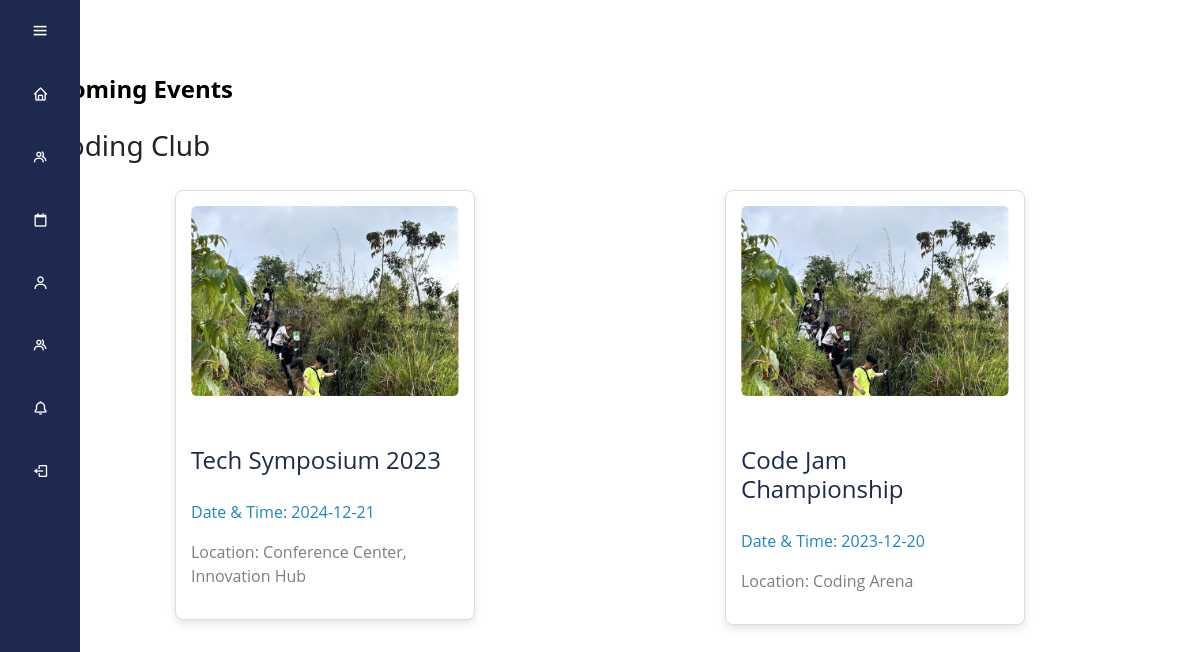
The page /subscription.php (signed in) on the database as committed earlier.
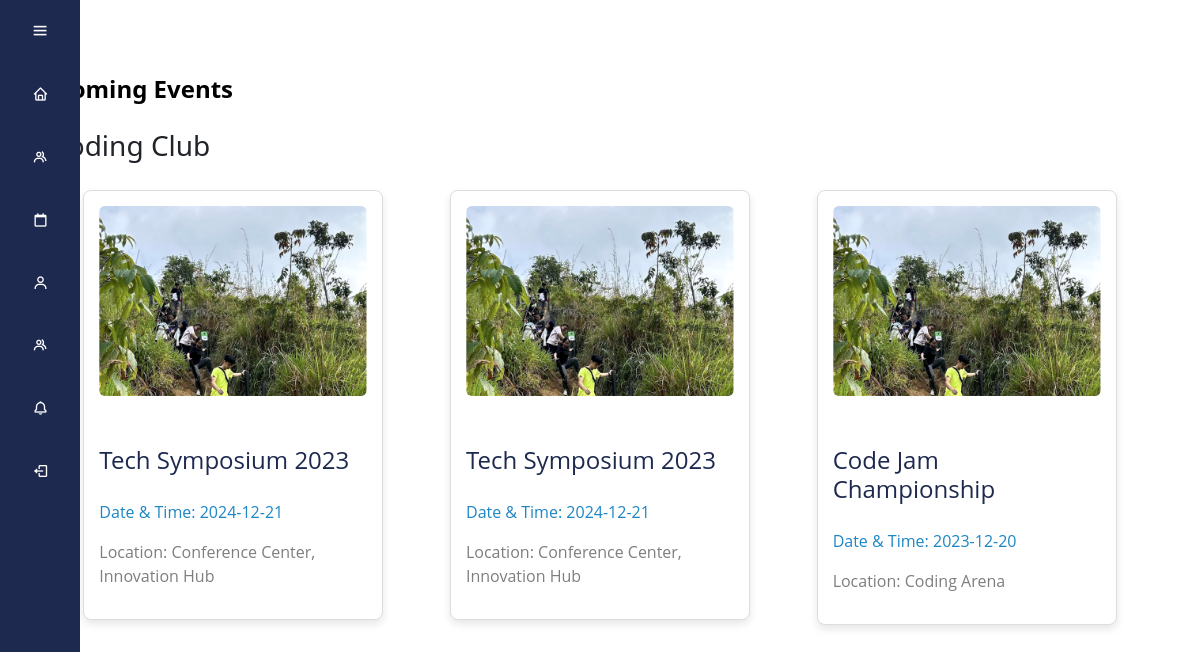
The same page on the database as committed later.
### tables this page shows
CREATE TABLE `events` (
  `id` int(11) NOT NULL,
  `event_title` varchar(255) NOT NULL,
  `event_venue` varchar(255) NOT NULL,
  `start_time` time NOT NULL,
  `end_time` time NOT NULL,
  `start_date` date NOT NULL,
  `end_date` date NOT NULL,
  `event_image_path` varchar(255) DEFAULT NULL,
  `event_description` text NOT NULL,
  `club_id` int(11) NOT NULL,
  `user_id` int(11) DEFAULT NULL
);

### logic_controller.php (called while the page is built, shortened)
<?php
function getJoinedClubs($user_id, $conn) {
    $joinedClubsSql = "SELECT clubs.id, clubs.club_name
                    FROM memberships
                    JOIN clubs ON memberships.club_id = clubs.id
                    WHERE memberships.user_id = $user_id";
    $joinedClubsResult = $conn->query($joinedClubsSql);
    if ($joinedClubsResult && $joinedClubsResult->num_rows > 0) {
        $clubs = [];
        while ($clubRow = $joinedClubsResult->fetch_assoc()) {
            $clubs[] = [
                'id' => $clubRow['id'],
                'club_name' => htmlspecialchars($clubRow['club_name']),
            ];
        }
        return $clubs;
    } else {
        return [];
    }
}
function getUpcomingEventsByClub($user_id, $conn) {
    $upcomingEventsByClub = [];
    $joinedClubs = getJoinedClubs($user_id, $conn);
    foreach ($joinedClubs as $club) {
        $club_id = $club['id'];
        $club_name = $club['club_name'];
        $upcomingEventsSql = "SELECT events.*, clubs.club_name
            FROM events
            JOIN clubs ON events.club_id = clubs.id
            WHERE events.club_id = $club_id AND events.start_date > NOW()
            ORDER BY events.start_date DESC
            LIMIT 5";
        $upcomingEventsResult = $conn->query($upcomingEventsSql);
        if ($upcomingEventsResult && $upcomingEventsResult->num_rows > 0) {
            $events = [];
            while ($eventRow = $upcomingEventsResult->fetch_assoc()) {
                $events[] = [
                    'id' => $eventRow['id'],
                    'event_image_path' => htmlspecialchars($eventRow['event_image_path']),
                    'event_title' => $eventRow['event_title'],
                    'start_date' => $eventRow['start_date'],
                    'event_venue' => $eventRow['event_venue'],
                    'club_name' => $eventRow['club_name'],
                ];
            }
            $upcomingEventsByClub[$club_name] = $events;
        }
    }
    return $upcomingEventsByClub;
    var_dump($upcomingEventsByClub);
}
?>

### subscription.php (the view, shortened to what this page needs)
<?php
require_once('Part/db_controller.php');
require_once('Part/navbar.php');
require_once('logic_controller.php');
if (isset($_SESSION['username']) && isset($_SESSION['user_id'])) {
    $user_id = $_SESSION['user_id'];
}
$joinedClubs = getJoinedClubs($user_id, $conn);
$upcomingEventsByClub = getUpcomingEventsByClub($user_id, $conn);
?>
<!DOCTYPE html>
<html lang="en">
<head>
    <link rel="stylesheet" href="style.css">
    <link rel="stylesheet" href="https://stackpath.bootstrapcdn.com/font-awesome/4.7.0/css/font-awesome.min.css">
</head>
<body>
    <div class="page-container">
        <div class="single-container">
        <h2 class="field-name">Upcoming Events</h2>
        <?php
        if (!empty($upcomingEventsByClub)) { ?>
            <div class="section-container">
                <?php foreach ($upcomingEventsByClub as $clubName => $clubEvents) { ?>
                    <h3 class="club-name"><?= $clubName ?></h3>
                    <div class="event-container">
                        <?php foreach ($clubEvents as $event) { ?>
                            <a href="event_single.php?id=<?= $event['id']; ?>">
                                <div class="event-card">
                                    <img src="<?= $event['event_image_path']; ?>" alt="Event Image">
                                    <h2 class="title"><?= $event['event_title']; ?></h2>
                                    <p class="date">Date & Time: <?= $event['start_date']; ?></p>
                                    <p class="location">Location: <?= $event['event_venue']; ?></p>
                                </div>
                            </a>
                        <?php } ?>
                    </div>
                <?php } ?>
            </div>
        <?php } else {
            echo '<p>No upcoming events for joined clubs.</p>';
        } ?>
    </div>
</body>
</html>

### Part/navbar.php (shortened to what this page needs)
<!DOCTYPE html>
<html lang="en">
<head>
    <link rel="stylesheet" href="https://cdn.jsdelivr.net/npm/bootstrap@4.0.0/dist/css/bootstrap.min.css">
    <link href='https://unpkg.com/boxicons@2.1.4/css/boxicons.min.css' rel='stylesheet'>
</head>
<body>
    <div class="sidebar">
        <div class="top">
            <i class="bx bx-menu" id="btn"></i>
        </div>
        <ul>
            <li>
                <a href="index.php">
                    <i class='bx bx-home'></i>
                </a>
            </li>
            <li>
                <a href="clubs.php">
                    <i class='bx bx-group'></i>
                </a>
            </li>
            <li>
                <a href="events.php">
                    <i class='bx bx-calendar-alt'></i>
                </a>
            </li>
            <?php
            if (isset($_SESSION['username'])) {
                echo "
                    <li>
                        <a href='profile.php'>
                            <i class='bx bx-user'></i>
                            <span class='nav-item'>Profile</span>
                        </a>
                        <span class='tooltip'>Profile</span>
                    </li>
                    <li>
                        <a href='subscription.php'>
                            <i class='bx bx-group'></i>
                            <span class='nav-item'>Subscription</span>
                        </a>
                        <span class='tooltip'>Subscription</span>
                     </li>
                    <li>
                        <a href='notification.php'>
                            <i class='bx bx-bell'></i>
                            <span class='nav-item'>Notification</span>
                        </a>
                        <span class='tooltip'>Notification</span>
                    </li>
                    <li>
                        <a href='Login/logout.php'>
                            <i class='bx bx-log-out'></i>
                            <span class='nav-item'>Logout</span>
                        </a>
                        <span class='tooltip'>Logout</span>
                    </li>
                ";
            }
            ?>
        </ul>
    </div>
</body>
</html>

### style.css (style rules this page uses)
* { margin: 0; padding: 0; box-sizing: border-box; font-family: 'Segoe UI', Tahoma, Geneva, Verdana, SansSerif; }
.page-container { max-width: 1300px; margin:auto; padding:25px }
.sidebar { position: fixed; top:0; left:0; height: 100vh; width: 80px; background-color: #1D294F; padding: 0.4rem 0.8rem; transition: all 0.5s ease; }
.sidebar #btn { position: absolute; color:#fff; top: .4rem; left:50%; font-size:1.2rem; line-height: 50px; transform: translateX(-50%); cursor: pointer; }
.sidebar ul li { position: relative; list-style-type: none; height:50px; width:90%; margin: 0.8rem auto; line-height: 50px; }
.sidebar ul li a { color: #fff; display: flex; align-items: center; text-decoration: none; border-radius: 0.8rem; }
.sidebar ul li a i { min-width: 50px; text-align: center; height: 50px; border-radius: 12px; line-height: 50px; }
a { text-decoration: none; }
.section-container { display:flex; flex-direction:column; margin:25px; }
.section-container .title { color: #1D86C5; font-size: 36px; font-family: 'Open Sans', sans-serif; font-weight: 700; margin-bottom: 20px; }
.event-container { display:flex; flex-wrap: wrap; justify-content: space-around; }
.event-card { width: 300px; margin: 20px; padding: 15px; border: 1px solid #ddd; border-radius: 8px; box-shadow: 0 4px 8px rgba(0, 0, 0, 0.1); float: left; background-color: white; }
.event-card img { max-width: 100%; height: auto; border-radius: 6px; }
.single-container .event-card .title { color:#1D294F; font-family: 'Open Sans', sans-serif; font-size: 24px; font-weight: 400; padding-top:15px; }
.event-card .title { color:#1D294F; font-family: 'Open Sans', sans-serif; font-size: 24px; font-weight: 400; padding-top:15px; }
.event-card .date { color: #1D86C5; font-size: 16px; font-weight: 400; font-family: 'Open Sans', sans-serif; }
.event-card .location { color: #7E7E7E; font-size: 16px; font-weight: 400; font-family: 'Open Sans', sans-serif; }
.single-container .title { color: black; font-size: 64px; font-weight: 700; margin-top: 35px; margin-bottom: 25px; }
.single-container .field-name { color: black; font-size: 24px; font-weight: 700; margin-top: 50px; }
a:link { color: #1D294F; }

Rows that differ between the two databases and show on the page:
added events: event_image_path (picture), event_title "Tech Symposium 2023", start_date "2024-12-21", event_venue "Conference Center, Innovation Hub"
